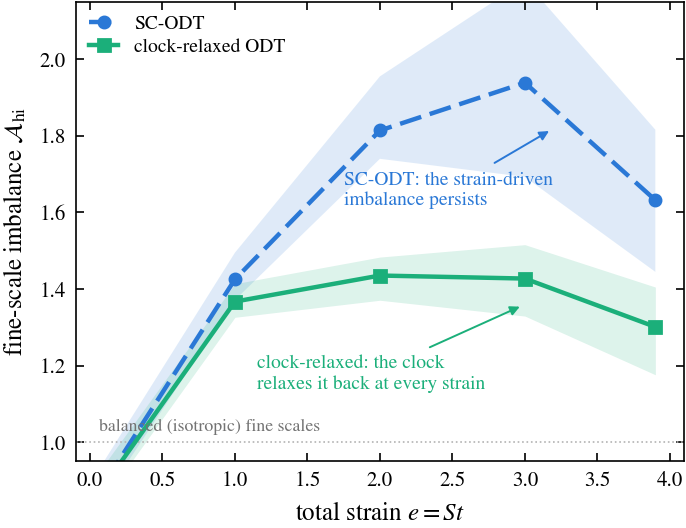

Here is the Python script that generated this plot:
#!/usr/bin/env python3
"""The SC-ODT vs clock-relaxed difference, made visible for a general
reader. A single realisation cannot separate the two (they diverge into
different realisations); the difference is statistical. Over the
1024-realisation ensembles it is clear: the fine-scale-band imbalance
A_hi = E2_hi / Ep_hi (upwash over spanwise energy in the small-scale
band) grows and persists under strain for SC-ODT, whereas the
clock-relaxed model relaxes it back towards balance (A_hi -> 1) at every
strain.

  python fig_hero_diff.py            colour (proposals)
  python fig_hero_diff.py --mono     greyscale (paper)
Data: post/closure_bound/limits/newbands/bands_homogeneousStrain2*.npz
"""
import os
import sys

import numpy as np

HERE = os.path.dirname(os.path.abspath(__file__))
sys.path.insert(0, HERE)
from figstyle_jfm import FULL, plt, save, COL  # noqa: E402

MONO = "--mono" in sys.argv
NB = os.path.join(HERE, "limits", "newbands")
NBOOT = 2000
CASES = [("SC-ODT", "bands_homogeneousStrain2.npz",
          "0.35" if MONO else COL["odt"], "o", (0, (5, 2))),
         ("clock-relaxed ODT", "bands_homogeneousStrain2RCS1.npz",
          "k" if MONO else COL["b22"], "s", "-")]


def med_ci(x, rng):
    m = np.median(x)
    idx = rng.integers(0, x.size, (NBOOT, x.size))
    mb = np.median(x[idx], axis=1)
    return m, np.percentile(mb, 2.5), np.percentile(mb, 97.5)


def main():
    rng = np.random.default_rng(0)
    fig, ax = plt.subplots(figsize=(0.66 * FULL, 2.7))
    ax.axhline(1.0, color="0.7", lw=0.6, ls=":")
    ax.text(0.06, 1.02, "balanced (isotropic) fine scales",
            fontsize=6.4, color="0.45", va="bottom")
    for lab, fn, col, mk, ls in CASES:
        d = np.load(os.path.join(NB, fn))
        es = d["strains"]
        Ahi = d["E2hi"] / d["Ephi"]
        m, lo, hi = np.array([med_ci(Ahi[:, j], rng)
                              for j in range(len(es))]).T
        ax.fill_between(es, lo, hi, color=col, alpha=0.15, lw=0)
        ax.plot(es, m, color=col, ls=ls, marker=mk, ms=4, mfc=col,
                lw=1.6, label=lab)
    ax.annotate("SC-ODT: the strain-driven\nimbalance persists",
                xy=(3.2, 1.82), xytext=(1.75, 1.62), fontsize=7,
                color=(("0.3") if MONO else COL["odt"]), ha="left",
                arrowprops=dict(arrowstyle="-|>",
                                color=("0.4" if MONO else COL["odt"]),
                                lw=0.7))
    ax.annotate("clock-relaxed: the clock\nrelaxes it back at every strain",
                xy=(3.0, 1.36), xytext=(1.15, 1.14), fontsize=7,
                color=("k" if MONO else COL["b22"]), ha="left",
                arrowprops=dict(arrowstyle="-|>",
                                color=("0.2" if MONO else COL["b22"]),
                                lw=0.7))
    ax.set_xlabel(r"total strain $e = St$")
    ax.set_ylabel(r"fine-scale imbalance $\mathcal{A}_{\rm hi}$")
    ax.set_xlim(-0.1, 4.1)
    ax.set_ylim(0.95, 2.15)
    ax.legend(loc="upper left", fontsize=7)
    fig.tight_layout(pad=0.4)
    save(fig, os.path.join(HERE, "fig_hero_diff" + ("_mono" if MONO else "")))


if __name__ == "__main__":
    main()
